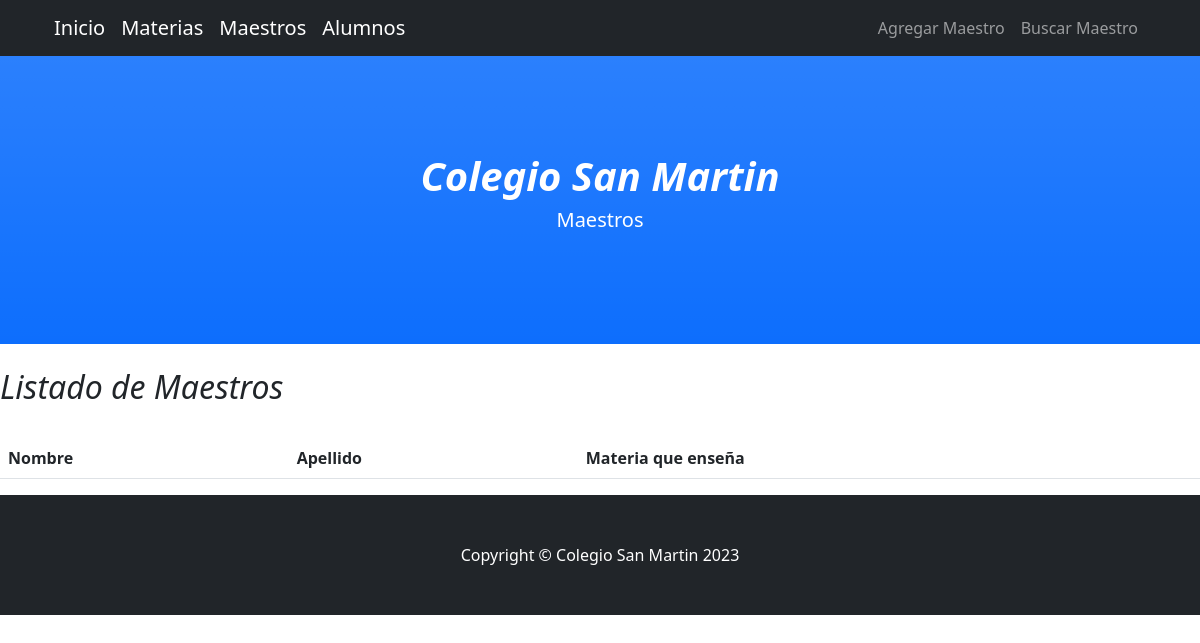
Page /maestros/ on the earlier database version.
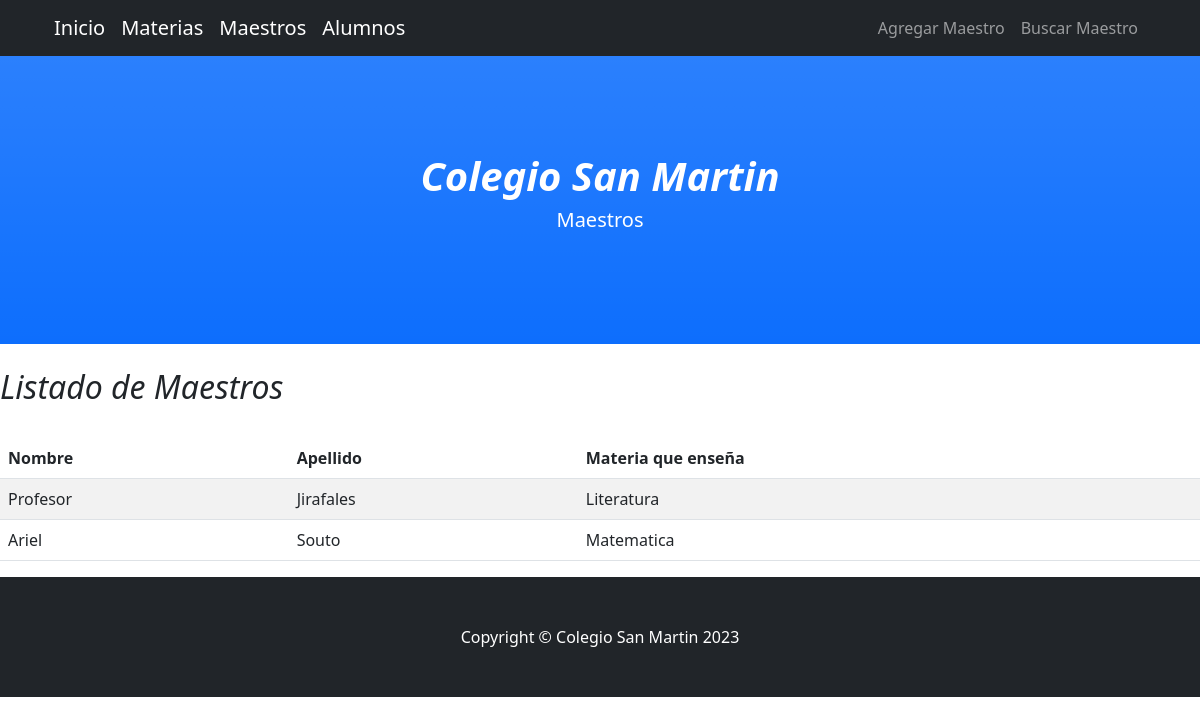
Same page on the later database version.
### aplicacion/models.py (models this page shows, shortened)
class Maestro(models.Model):
    nombre = models.CharField(max_length=50)
    apellido = models.CharField(max_length=50)
    documento = models.IntegerField()
    email = models.EmailField()
    profesion = models.ManyToManyField(Materia)

class Materia(models.Model):
    nombre = models.CharField(max_length=50)
    comision = models.IntegerField()

### aplicacion/views.py (the view)
# urls.py: path('maestros/', maestros, name='maestros'),
def maestros(request):
    contexto = {'maestros': Maestro.objects.all()}
    return render(request, 'aplicacion/maestros.html', contexto)

### aplicacion/templates/aplicacion/maestros.html (shortened to what this page needs)
{% extends 'aplicacion/base.html' %}
{% load static %}
{% block barra %}
    <li class="nav-item"><a class="nav-link" href="{% url 'FormMaestro' %}">Agregar Maestro</a></li>
    <li class="nav-item"><a class="nav-link" href="{% url 'buscar_maestro' %}">Buscar Maestro</a></li>
{% endblock barra %}
{% block titulo %}
    <p class="lead">Maestros</p>
{% endblock titulo %}
{% block contenido %}
    <br>
    <h2><i>Listado de Maestros</i></h2>
    <br>
    <table class="table table-striped">
        <thead>
            <tr>
                <th>Nombre</th>
                <th>Apellido</th>
                <th>Materia que enseña</th>
            </tr>
        </thead>
        <tbody>
            {% for m in maestros %}
                <tr>
                    <td>{{ m.nombre }}</td>
                    <td>{{ m.apellido }}</td>
                    <td>
                        {% for materia in m.profesion.all %}
                            {{ materia.nombre }}
                        {% endfor %}
                    </td>
                </tr>
            {% endfor %}
        </tbody>
    </table>
{% endblock contenido %}

Differences in the rows shown:
added Maestro: nombre "Profesor", apellido "Jirafales"
now on this page (row unchanged): Materia: nombre "Literatura", shown under "Profesor"
added Maestro: nombre "Ariel", apellido "Souto"
now on this page (row unchanged): Materia: nombre "Matematica", shown under "Ariel"
